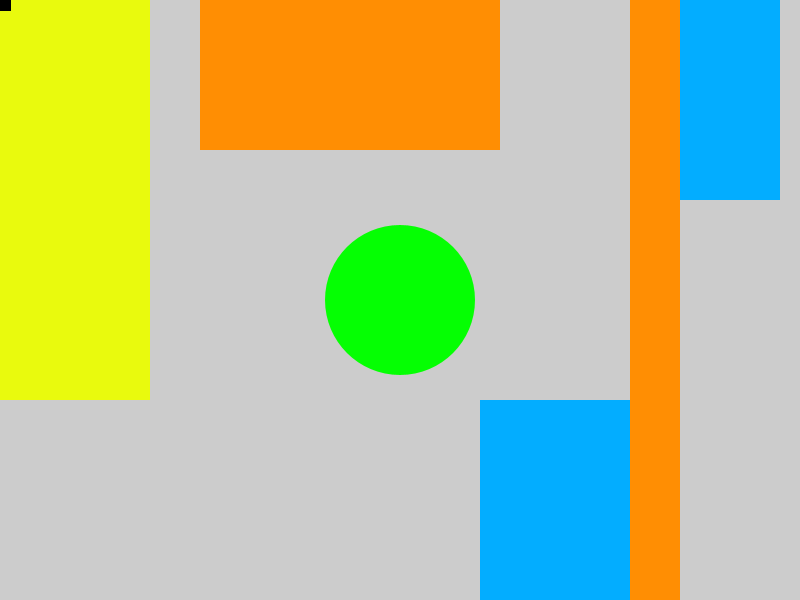
Frame 1 (no input)
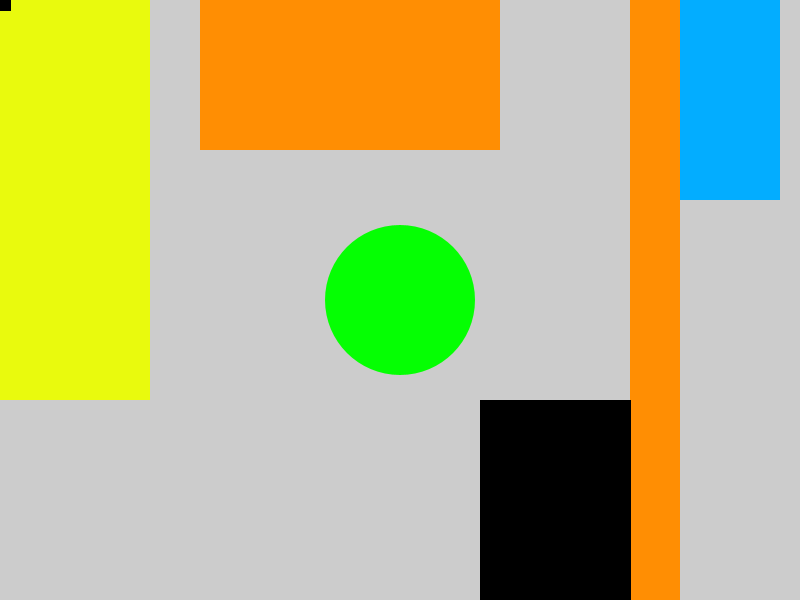
Frame 60 (the mouse pressed at the canvas centre just before this capture)
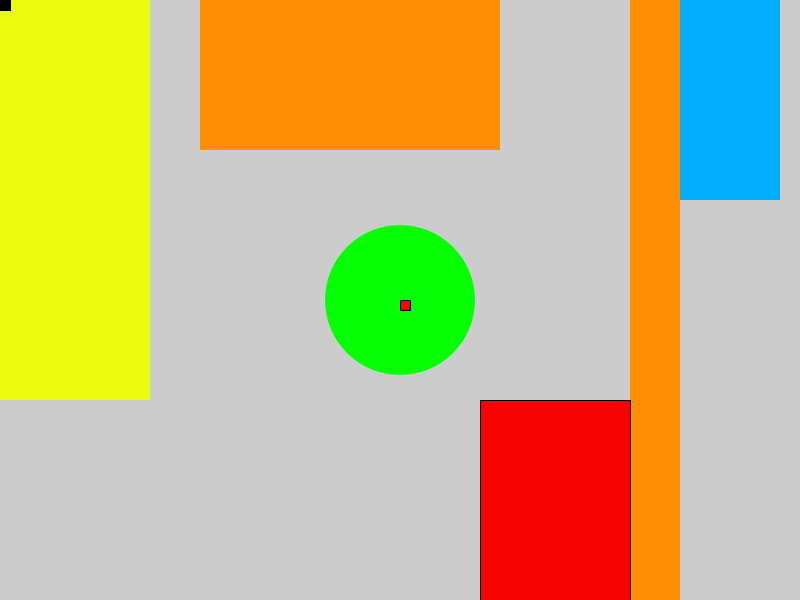
Frame 120 (the mouse held since frame 60 and released just before this capture)

The Processing sketch that drew these frames (run headless with seeded random() and noise(); from frame 60 on, the mouse is pressed at the canvas centre):

// Processing sketch: processing_3859
// ── processing_3859.pde

void setup() {
size(800, 600);
noStroke();
background(204);

color maccas = color(#E9FA0D);
color newcollege = color(#FF8E03);
color oval = color(#05FF03);
color rc = color(#FF1C03);
color mainwalk = (#FF8E03);
color cafe = (#03ADFF);

fill (maccas);
rect(0, 0, 150, 400);

fill (newcollege);
rect (200, 0, 300, 150);

fill (oval);
ellipse(400, 300, 150, 150);

fill (rc);
rect(480, 400, 150, 200);

fill (mainwalk);
rect(630, 00, 50, 800);

fill (cafe);
rect(680, 0, 100, 200);
}

void draw() {
  rect(480, 400, 150, 200);
  fill(#F70202);
  if(mousePressed) {
    stroke(#030303);
  } else {
    stroke(0);
    fill(#000000);
  }
  rect(mouseX, mouseY, 10, 10);
}
